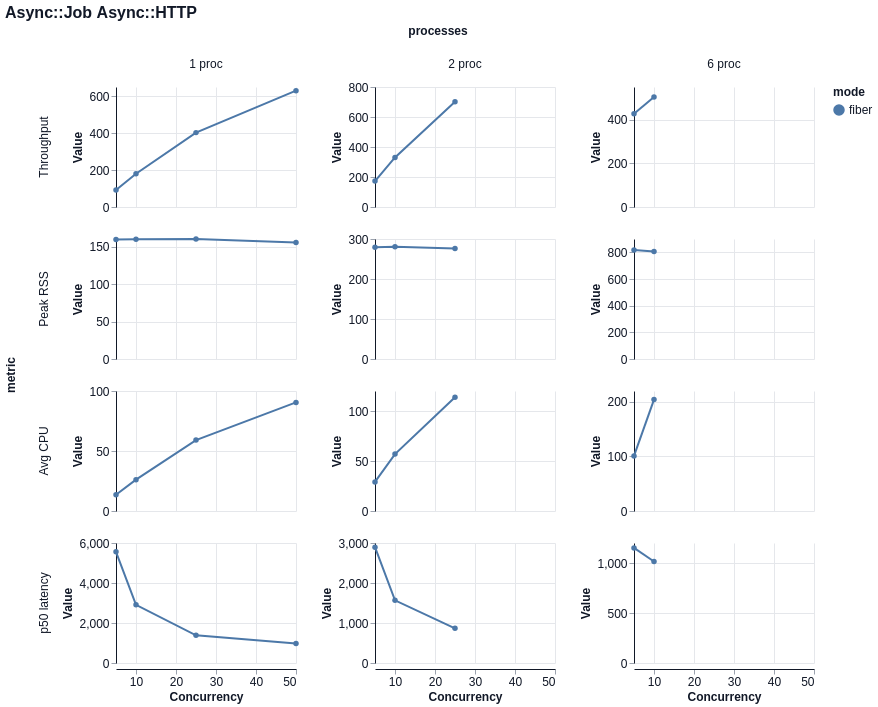

Write a Vega-Lite specification for this figure.
### Vega-Lite specification from a JSON file in a GitHub repository (floating-point values rounded to 4 significant figures)
{"$schema": "https://vega.github.io/schema/vega-lite/v6.json", "title": "Async::Job Async::HTTP", "width": 180, "height": 120, "data": {"values": [{"mode": "fiber", "concurrency": 5, "processes": "1 proc", "metric": "Throughput", "value": 92.08, "unit": "jobs/s"}, {"mode": "fiber", "concurrency": 5, "processes": "1 proc", "metric": "Peak RSS", "value": 159.5, "unit": "MB"}, {"mode": "fiber", "concurrency": 5, "processes": "1 proc", "metric": "Avg CPU", "value": 13.6, "unit": "%"}, {"mode": "fiber", "concurrency": 5, "processes": "1 proc", "metric": "p50 latency", "value": 5559.0, "unit": "ms"}, {"mode": "fiber", "concurrency": 10, "processes": "1 proc", "metric": "Throughput", "value": 180.5, "unit": "jobs/s"}, {"mode": "fiber", "concurrency": 10, "processes": "1 proc", "metric": "Peak RSS", "value": 159.7, "unit": "MB"}, {"mode": "fiber", "concurrency": 10, "processes": "1 proc", "metric": "Avg CPU", "value": 26.1, "unit": "%"}, {"mode": "fiber", "concurrency": 10, "processes": "1 proc", "metric": "p50 latency", "value": 2908.0, "unit": "ms"}, {"mode": "fiber", "concurrency": 25, "processes": "1 proc", "metric": "Throughput", "value": 402.9, "unit": "jobs/s"}, {"mode": "fiber", "concurrency": 25, "processes": "1 proc", "metric": "Peak RSS", "value": 159.9, "unit": "MB"}, {"mode": "fiber", "concurrency": 25, "processes": "1 proc", "metric": "Avg CPU", "value": 59.1, "unit": "%"}, {"mode": "fiber", "concurrency": 25, "processes": "1 proc", "metric": "p50 latency", "value": 1385.0, "unit": "ms"}, {"mode": "fiber", "concurrency": 50, "processes": "1 proc", "metric": "Throughput", "value": 630.0, "unit": "jobs/s"}, {"mode": "fiber", "concurrency": 50, "processes": "1 proc", "metric": "Peak RSS", "value": 155.4, "unit": "MB"}, {"mode": "fiber", "concurrency": 50, "processes": "1 proc", "metric": "Avg CPU", "value": 90.5, "unit": "%"}, {"mode": "fiber", "concurrency": 50, "processes": "1 proc", "metric": "p50 latency", "value": 970.5, "unit": "ms"}, {"mode": "fiber", "concurrency": 5, "processes": "2 proc", "metric": "Throughput", "value": 173.0, "unit": "jobs/s"}, {"mode": "fiber", "concurrency": 5, "processes": "2 proc", "metric": "Peak RSS", "value": 279.6, "unit": "MB"}, {"mode": "fiber", "concurrency": 5, "processes": "2 proc", "metric": "Avg CPU", "value": 29.1, "unit": "%"}, {"mode": "fiber", "concurrency": 5, "processes": "2 proc", "metric": "p50 latency", "value": 2895.0, "unit": "ms"}, {"mode": "fiber", "concurrency": 10, "processes": "2 proc", "metric": "Throughput", "value": 330.1, "unit": "jobs/s"}, {"mode": "fiber", "concurrency": 10, "processes": "2 proc", "metric": "Peak RSS", "value": 280.5, "unit": "MB"}, {"mode": "fiber", "concurrency": 10, "processes": "2 proc", "metric": "Avg CPU", "value": 56.9, "unit": "%"}, {"mode": "fiber", "concurrency": 10, "processes": "2 proc", "metric": "p50 latency", "value": 1567.0, "unit": "ms"}, {"mode": "fiber", "concurrency": 25, "processes": "2 proc", "metric": "Throughput", "value": 701.5, "unit": "jobs/s"}, {"mode": "fiber", "concurrency": 25, "processes": "2 proc", "metric": "Peak RSS", "value": 276.0, "unit": "MB"}, {"mode": "fiber", "concurrency": 25, "processes": "2 proc", "metric": "Avg CPU", "value": 113.8, "unit": "%"}, {"mode": "fiber", "concurrency": 25, "processes": "2 proc", "metric": "p50 latency", "value": 867.3, "unit": "ms"}, {"mode": "fiber", "concurrency": 5, "processes": "6 proc", "metric": "Throughput", "value": 426.9, "unit": "jobs/s"}, {"mode": "fiber", "concurrency": 5, "processes": "6 proc", "metric": "Peak RSS", "value": 818.2, "unit": "MB"}, {"mode": "fiber", "concurrency": 5, "processes": "6 proc", "metric": "Avg CPU", "value": 101.0, "unit": "%"}, {"mode": "fiber", "concurrency": 5, "processes": "6 proc", "metric": "p50 latency", "value": 1151.0, "unit": "ms"}, {"mode": "fiber", "concurrency": 10, "processes": "6 proc", "metric": "Throughput", "value": 503.7, "unit": "jobs/s"}, {"mode": "fiber", "concurrency": 10, "processes": "6 proc", "metric": "Peak RSS", "value": 806.8, "unit": "MB"}, {"mode": "fiber", "concurrency": 10, "processes": "6 proc", "metric": "Avg CPU", "value": 204.3, "unit": "%"}, {"mode": "fiber", "concurrency": 10, "processes": "6 proc", "metric": "p50 latency", "value": 1015.0, "unit": "ms"}]}, "mark": {"type": "line", "point": true, "tooltip": true}, "encoding": {"x": {"field": "concurrency", "type": "quantitative", "title": "Concurrency"}, "y": {"field": "value", "type": "quantitative", "title": "Value"}, "color": {"field": "mode", "type": "nominal"}, "tooltip": [{"field": "mode", "type": "nominal"}, {"field": "concurrency", "type": "quantitative"}, {"field": "processes", "type": "nominal"}, {"field": "metric", "type": "nominal"}, {"field": "percentile", "type": "nominal"}, {"field": "value", "type": "quantitative"}], "row": {"field": "metric", "type": "nominal", "sort": ["Throughput", "Peak RSS", "Avg CPU", "p50 latency"]}, "column": {"field": "processes", "type": "nominal", "sort": null}}, "config": {"background": "white", "axis": {"labelFont": "Helvetica", "titleFont": "Helvetica", "labelFontSize": 12, "titleFontSize": 12, "labelColor": "#111827", "titleColor": "#111827", "domainColor": "#111827", "tickColor": "#9ca3af", "grid": true, "gridColor": "#e5e7eb"}, "header": {"labelFont": "Helvetica", "titleFont": "Helvetica", "labelFontSize": 12, "titleFontSize": 12, "labelColor": "#111827", "titleColor": "#111827"}, "legend": {"labelFont": "Helvetica", "titleFont": "Helvetica", "labelFontSize": 12, "titleFontSize": 12, "labelColor": "#111827", "titleColor": "#111827"}, "title": {"font": "Helvetica", "fontSize": 16, "anchor": "start", "color": "#111827"}, "view": {"stroke": null}}, "resolve": {"scale": {"y": "independent"}}}
